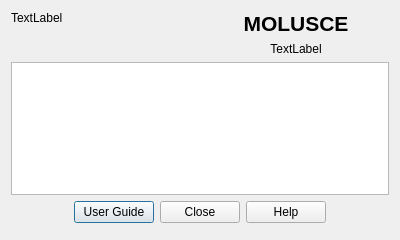
<?xml version="1.0" encoding="UTF-8"?>
<ui version="4.0">
 <class>Dialog</class>
 <widget class="QDialog" name="Dialog">
  <property name="geometry">
   <rect>
    <x>0</x>
    <y>0</y>
    <width>400</width>
    <height>240</height>
   </rect>
  </property>
  <property name="windowTitle">
   <string>About MOLUSCE</string>
  </property>
  <layout class="QGridLayout" name="gridLayout" columnstretch="0,0">
   <item row="1" column="1">
    <widget class="QLabel" name="lblVersion">
     <property name="text">
      <string>TextLabel</string>
     </property>
     <property name="alignment">
      <set>Qt::AlignCenter</set>
     </property>
    </widget>
   </item>
   <item row="0" column="0" rowspan="2">
    <widget class="QLabel" name="lblLogo">
     <property name="text">
      <string>TextLabel</string>
     </property>
     <property name="alignment">
      <set>Qt::AlignLeading|Qt::AlignLeft|Qt::AlignTop</set>
     </property>
    </widget>
   </item>
   <item row="0" column="1">
    <widget class="QLabel" name="label">
     <property name="text">
      <string>&lt;!DOCTYPE HTML PUBLIC &quot;-//W3C//DTD HTML 4.0//EN&quot; &quot;http://www.w3.org/TR/REC-html40/strict.dtd&quot;&gt;
&lt;html&gt;&lt;head&gt;&lt;meta name=&quot;qrichtext&quot; content=&quot;1&quot; /&gt;&lt;style type=&quot;text/css&quot;&gt;
p, li { white-space: pre-wrap; }
&lt;/style&gt;&lt;/head&gt;&lt;body style=&quot; font-family:'Droid Sans'; font-size:8pt; font-weight:400; font-style:normal;&quot;&gt;
&lt;p align=&quot;center&quot; style=&quot; margin-top:0px; margin-bottom:0px; margin-left:0px; margin-right:0px; -qt-block-indent:0; text-indent:0px;&quot;&gt;&lt;span style=&quot; font-size:16pt; font-weight:600;&quot;&gt;MOLUSCE&lt;/span&gt;&lt;/p&gt;&lt;/body&gt;&lt;/html&gt;</string>
     </property>
     <property name="alignment">
      <set>Qt::AlignCenter</set>
     </property>
    </widget>
   </item>
   <item row="2" column="0" colspan="2">
    <widget class="QTextBrowser" name="textBrowser">
     <property name="readOnly">
      <bool>true</bool>
     </property>
     <property name="html">
      <string>&lt;!DOCTYPE HTML PUBLIC &quot;-//W3C//DTD HTML 4.0//EN&quot; &quot;http://www.w3.org/TR/REC-html40/strict.dtd&quot;&gt;
&lt;html&gt;&lt;head&gt;&lt;meta name=&quot;qrichtext&quot; content=&quot;1&quot; /&gt;&lt;style type=&quot;text/css&quot;&gt;
p, li { white-space: pre-wrap; }
&lt;/style&gt;&lt;/head&gt;&lt;body style=&quot; font-family:'Sans Serif'; font-size:9pt; font-weight:400; font-style:normal;&quot;&gt;
&lt;p style=&quot;-qt-paragraph-type:empty; margin-top:0px; margin-bottom:0px; margin-left:0px; margin-right:0px; -qt-block-indent:0; text-indent:0px;&quot;&gt;&lt;br /&gt;&lt;/p&gt;&lt;/body&gt;&lt;/html&gt;</string>
     </property>
     <property name="textInteractionFlags">
      <set>Qt::LinksAccessibleByMouse|Qt::TextSelectableByMouse</set>
     </property>
     <property name="openExternalLinks">
      <bool>true</bool>
     </property>
    </widget>
   </item>
   <item row="6" column="0" colspan="2">
    <layout class="QHBoxLayout" name="horizontalLayout">
     <property name="leftMargin">
      <number>6</number>
     </property>
     <property name="rightMargin">
      <number>6</number>
     </property>
     <property name="bottomMargin">
      <number>6</number>
     </property>
     <item>
      <spacer name="horizontalSpacer">
       <property name="orientation">
        <enum>Qt::Horizontal</enum>
       </property>
       <property name="sizeHint" stdset="0">
        <size>
         <width>40</width>
         <height>20</height>
        </size>
       </property>
      </spacer>
     </item>
     <item>
      <widget class="QPushButton" name="btnUserGuide">
       <property name="text">
        <string>User Guide</string>
       </property>
      </widget>
     </item>
     <item>
      <widget class="QDialogButtonBox" name="buttonBox">
       <property name="orientation">
        <enum>Qt::Horizontal</enum>
       </property>
       <property name="standardButtons">
        <set>QDialogButtonBox::Close|QDialogButtonBox::Help</set>
       </property>
      </widget>
     </item>
     <item>
      <spacer name="horizontalSpacer_2">
       <property name="orientation">
        <enum>Qt::Horizontal</enum>
       </property>
       <property name="sizeHint" stdset="0">
        <size>
         <width>40</width>
         <height>20</height>
        </size>
       </property>
      </spacer>
     </item>
    </layout>
   </item>
  </layout>
 </widget>
 <resources/>
 <connections>
  <connection>
   <sender>buttonBox</sender>
   <signal>accepted()</signal>
   <receiver>Dialog</receiver>
   <slot>accept()</slot>
   <hints>
    <hint type="sourcelabel">
     <x>248</x>
     <y>254</y>
    </hint>
    <hint type="destinationlabel">
     <x>157</x>
     <y>274</y>
    </hint>
   </hints>
  </connection>
  <connection>
   <sender>buttonBox</sender>
   <signal>rejected()</signal>
   <receiver>Dialog</receiver>
   <slot>reject()</slot>
   <hints>
    <hint type="sourcelabel">
     <x>316</x>
     <y>260</y>
    </hint>
    <hint type="destinationlabel">
     <x>286</x>
     <y>274</y>
    </hint>
   </hints>
  </connection>
 </connections>
</ui>
